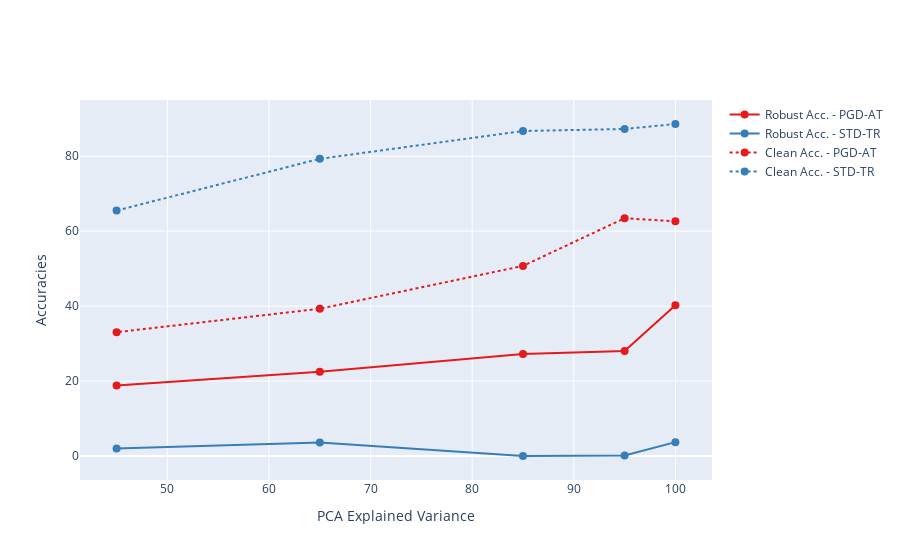

Notebook code cell kept with this figure:
### Code cell
import pandas as pd
import plotly.graph_objects as go
dset = "Fashion MNIST"

# Step 1: Read the CSV file
file_path = 'tmp/pca_impact_with_samecapacity_on_pgdat_vs_stdtr - All_PCA_exps.csv'
df = pd.read_csv(file_path)

# Ensure numeric conversion of Y-columns
y_columns = ['Robust Acc.', 'Clean Acc.']
df[y_columns] = df[y_columns].apply(pd.to_numeric)

df = df[df['Dataset'] == dset] 

# Define line dash styles for each Y-column
line_dashes = {
    y_columns[0]: 'solid',  # Line style for the first column
    y_columns[1]: 'dot'           # Line style for the second column
}

# Define a color map for the categorical column (e.g., 'Dataset')
unique_categories = df['Train Type'].unique()  # Get unique string values
colors = px.colors.qualitative.Set1  # Using a qualitative color scale

# Create a mapping of categories to colors
color_map = {category: colors[i % len(colors)] for i, category in enumerate(unique_categories)}

# Step 3: Create a figure
fig = go.Figure()

# Add each Y-column to the figure with corresponding dash style and color
for y_col in y_columns:
    for category in unique_categories:
        filtered_df = df[df['Train Type'] == category]  # Filter data for each category
        fig.add_trace(go.Scatter(
            x=filtered_df['PCA exp. var.'],
            y=filtered_df[y_col],
            mode='lines+markers',  # Lines and markers
            name=f"{y_col} - {category}",  # Name for the trace
            line=dict(dash=line_dashes[y_col], color=color_map[category]),  # Set line dash style and color
            marker=dict(size=8)    # Set marker size
        ))

# Step 4: Customize layout
fig.update_layout(
    xaxis_title="PCA Explained Variance",
    yaxis_title="Accuracies",
)

# Step 5: Show the plot
fig.show()
fig.write_image("tmp/"+str(dset)+".pdf",engine="kaleido")

### Figure 1 — Plotly figure (JSON) as saved in the notebook; plotly's stock layout.template omitted (floating-point values rounded to 4 significant figures)
{"data": [{"line": {"color": "rgb(228,26,28)", "dash": "solid"}, "marker": {"size": 8}, "mode": "lines+markers", "name": "Robust Acc. - PGD-AT", "type": "scatter", "x": [100, 95, 85, 65, 45], "y": [40.25, 28, 27.25, 22.51, 18.84]}, {"line": {"color": "rgb(55,126,184)", "dash": "solid"}, "marker": {"size": 8}, "mode": "lines+markers", "name": "Robust Acc. - STD-TR", "type": "scatter", "x": [100, 95, 85, 65, 45], "y": [3.7, 0.14, 0, 3.59, 1.99]}, {"line": {"color": "rgb(228,26,28)", "dash": "dot"}, "marker": {"size": 8}, "mode": "lines+markers", "name": "Clean Acc. - PGD-AT", "type": "scatter", "x": [100, 95, 85, 65, 45], "y": [62.64, 63.45, 50.73, 39.3, 33.04]}, {"line": {"color": "rgb(55,126,184)", "dash": "dot"}, "marker": {"size": 8}, "mode": "lines+markers", "name": "Clean Acc. - STD-TR", "type": "scatter", "x": [100, 95, 85, 65, 45], "y": [88.6, 87.27, 86.73, 79.31, 65.5]}], "layout": {"xaxis": {"title": {"text": "PCA Explained Variance"}}, "yaxis": {"title": {"text": "Accuracies"}}}}
